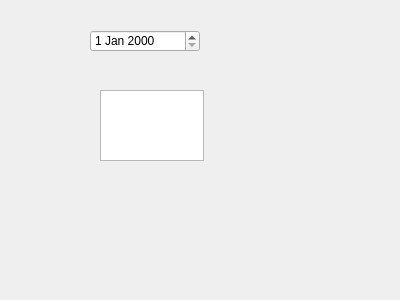
<?xml version="1.0" encoding="UTF-8"?>
<ui version="4.0">
 <class>Form</class>
 <widget class="QWidget" name="Form">
  <property name="geometry">
   <rect>
    <x>0</x>
    <y>0</y>
    <width>400</width>
    <height>300</height>
   </rect>
  </property>
  <property name="windowTitle">
   <string>Form</string>
  </property>
  <widget class="QDateEdit" name="dateEdit">
   <property name="geometry">
    <rect>
     <x>90</x>
     <y>30</y>
     <width>110</width>
     <height>22</height>
    </rect>
   </property>
   <property name="mouseTracking">
    <bool>false</bool>
   </property>
   <property name="tabletTracking">
    <bool>false</bool>
   </property>
   <property name="focusPolicy">
    <enum>Qt::ClickFocus</enum>
   </property>
   <property name="contextMenuPolicy">
    <enum>Qt::PreventContextMenu</enum>
   </property>
   <property name="acceptDrops">
    <bool>false</bool>
   </property>
   <property name="autoFillBackground">
    <bool>false</bool>
   </property>
   <property name="wrapping">
    <bool>false</bool>
   </property>
   <property name="readOnly">
    <bool>false</bool>
   </property>
   <property name="specialValueText">
    <string/>
   </property>
  </widget>
  <widget class="QTextEdit" name="textEdit">
   <property name="geometry">
    <rect>
     <x>100</x>
     <y>90</y>
     <width>104</width>
     <height>71</height>
    </rect>
   </property>
  </widget>
 </widget>
 <resources/>
 <connections/>
</ui>
